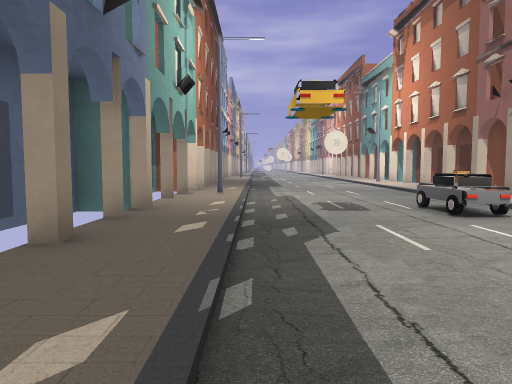
View 1 (above)

23 first-person views from a walk through a level from a Godot 3-D game. The camera is 1.4 m above the floor, tilts 4° down and sees 70° across. The floor is counted in squares, 2 m on a side. Each view is taken from the middle of a square. On the plan, view 1 faces up. The plan holds only what a view shows up to about 11 squares ahead; the rest is blank. The place goes on beyond the plan. Some surface patterns are stand-ins.

View 2
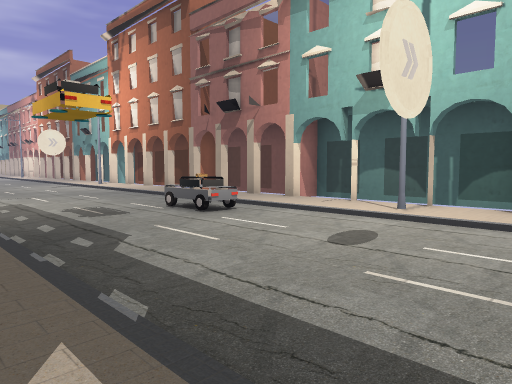

View 3
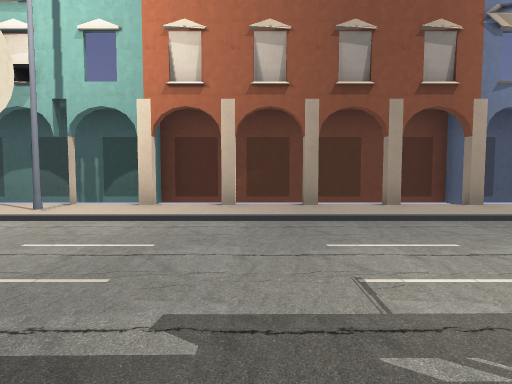

View 4
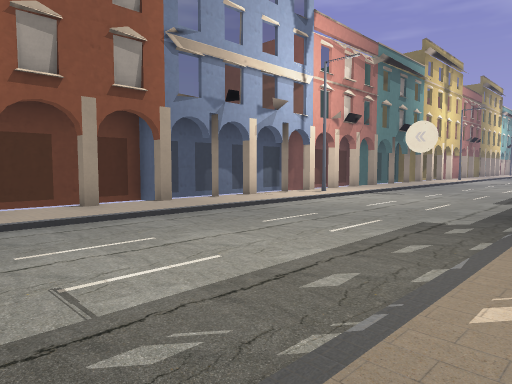

View 5
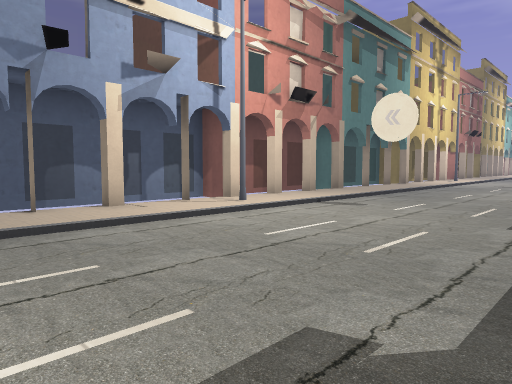

View 6
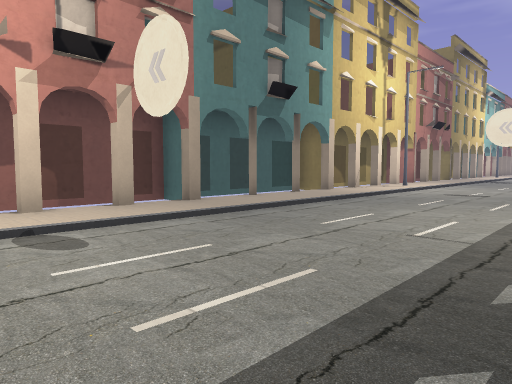

View 7
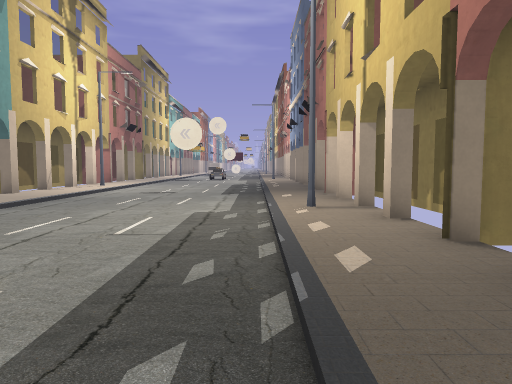

View 8
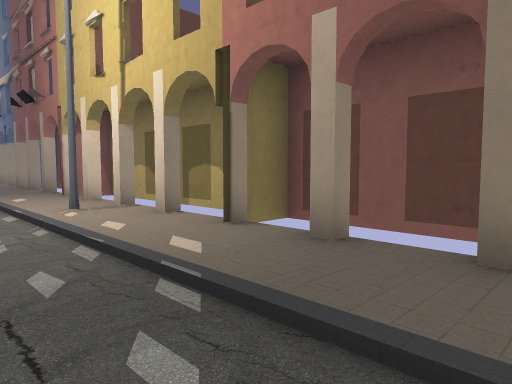

View 9
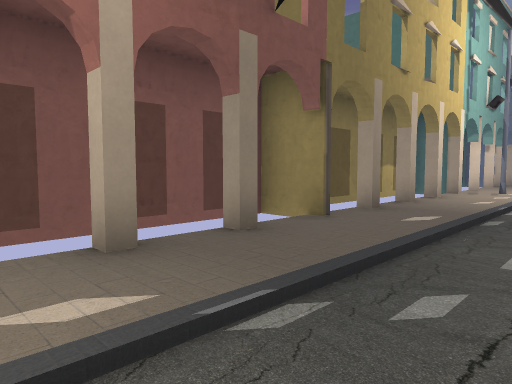

View 10
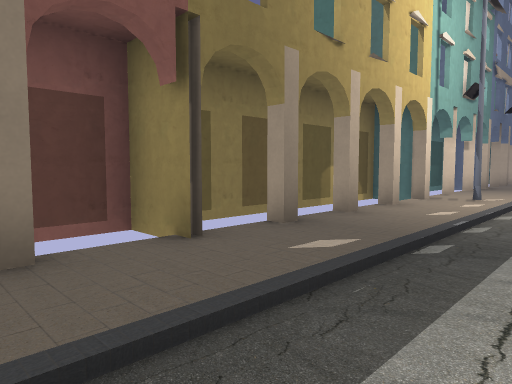

View 11
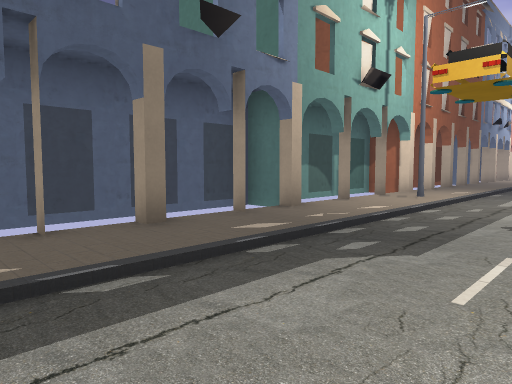

View 12
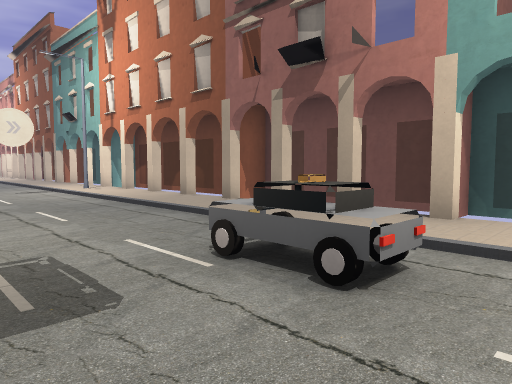

View 13
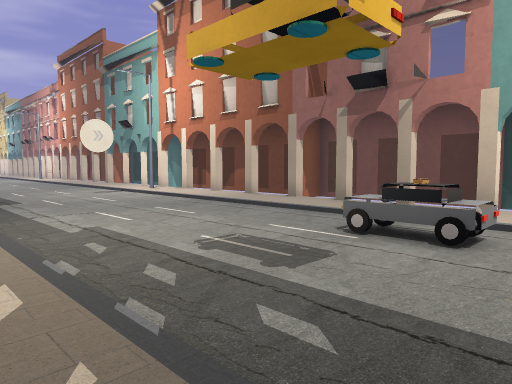

View 14
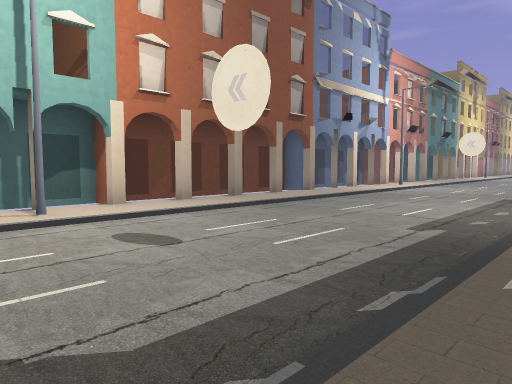

View 15
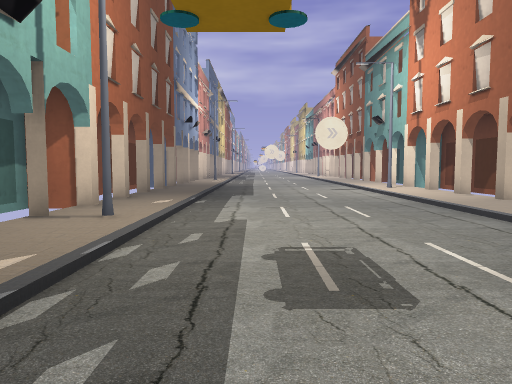

View 16
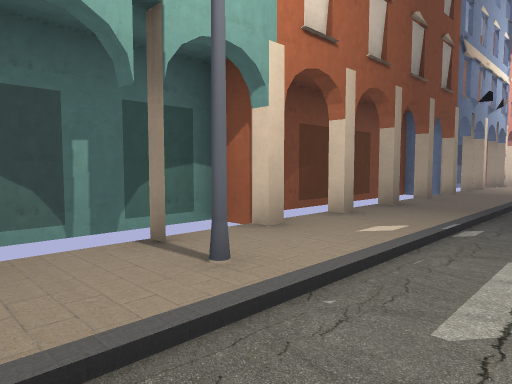

View 17
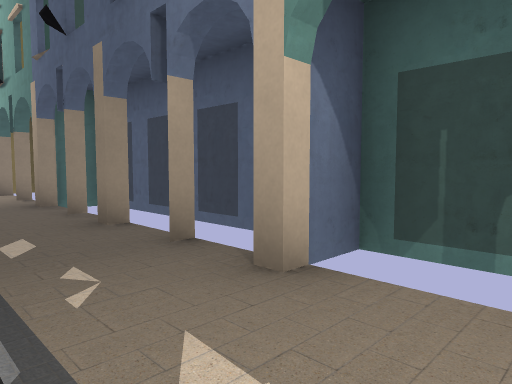

View 18
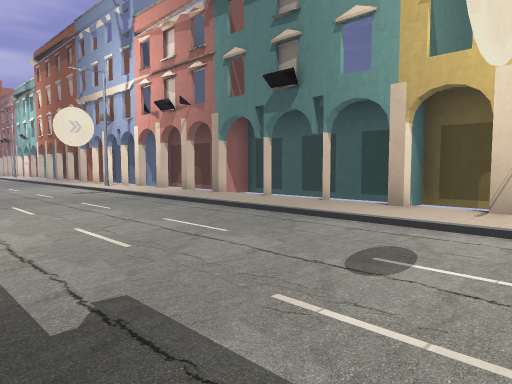

View 19
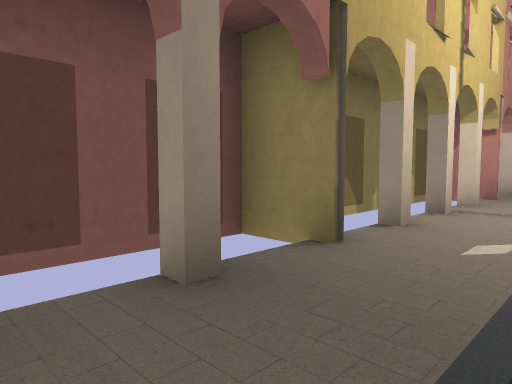

View 20
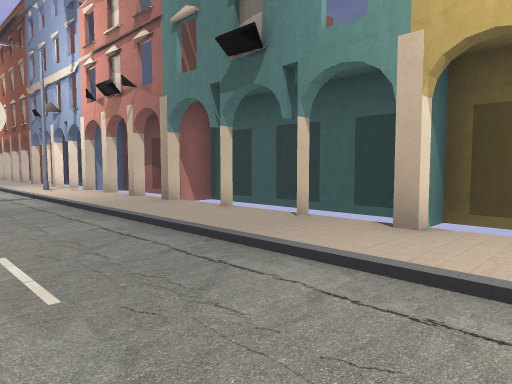

View 21
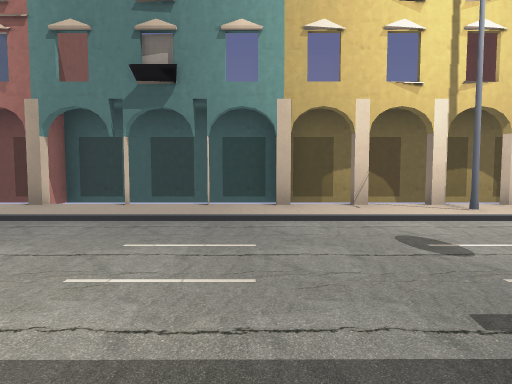

View 22
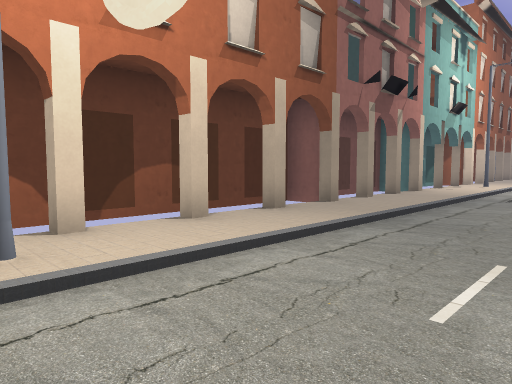

View 23
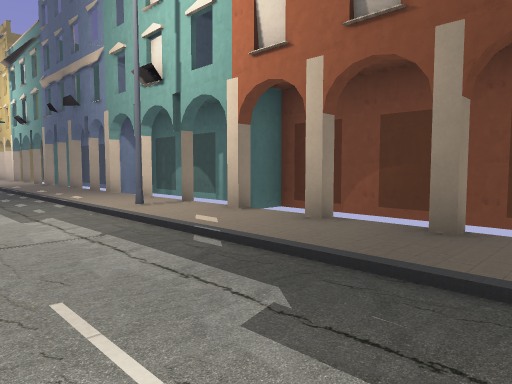

### Floor plan
Key: @ floor where view 1 was taken; # wall or solid block; . main floor; : floor 0.25 m higher than the main floor; / step, stairs or slope; B building; L lamp; T taxi; O other object.
Columns run from 4 left of view 1 to 8 right of it. Each row starts with its distance up from view 1.
 15  B :/.../#OOO
 14  BB:/.../LBB
 13  BB:/.../: B
 12  B :/.../:BB
 11  BB:/.../:BB
 10  BB:/.../:#B
  9  B#//.../:BB
  8  B#L/.../:BB
  7  B#:/.../:BB
  6 BB#:/..T/:#BB
  5 BBB:/..T/:BBB
  4  B#:/.../:#B
  3  BB:/...//#B
  2  B#:/.../L#B
  1  BB:/.../:BB
  0  B#:@.../:#B
 -1  B#:/.../:#B
 -2   #:/.../:BB
 -3    //.../:#B
 -4 BBBL/.../:#B
 -5  BB:/.../:BB
 -6  B#:/.../:#B
 -7  B#:/.../:#B
 -8  BB:/.../:#B
 -9  BB:/...//#B
-10  B#:/.../LBBB
-11  B#:/.../:BB
-12  BB:/.../: B
-13  BB:/.../:BB
-14  BB:/.../:BB
-15  B#//.../: B
-16  BBL/.../:#B
-17  BB:/.../:#B
-18  B#:/.../:#BB
-19 BBB:/.../:BB
-20  BB:/.../:BB
-21  BB:/.../LBB

Where each view was taken, in squares from view 1:
view 1: 0 up, 0 right, facing up
view 2: 0 up, 1 left, facing up-right
view 3: 1 down, 1 left, facing right
view 4: 1 down, 1 left, facing down-right
view 5: 5 down, 0 right, facing down-right
view 6: 10 down, 0 right, facing down-right
view 7: 10 down, 0 right, facing down
view 8: 10 down, 1 right, facing down-left
view 9: 13 down, 1 right, facing up-left
view 10: 11 down, 1 right, facing up-left
view 11: 1 up, 2 right, facing up-left
view 12: 4 up, 1 right, facing up-right
view 13: 4 up, 1 left, facing up-right
view 14: 4 up, 1 left, facing down-right
view 15: 4 up, 1 right, facing up
view 16: 7 up, 1 right, facing up-left
view 17: 7 up, 0 right, facing down-left
view 18: 21 down, 0 right, facing up-right
view 19: 21 down, 0 right, facing up-left
view 20: 20 down, 2 right, facing up-right
view 21: 18 down, 1 left, facing right
view 22: 15 up, 2 right, facing down-right
view 23: 14 up, 2 right, facing down-left
